Frame 1 (no input): blank canvas, image omitted
Frame 60 (no input): blank canvas, image omitted
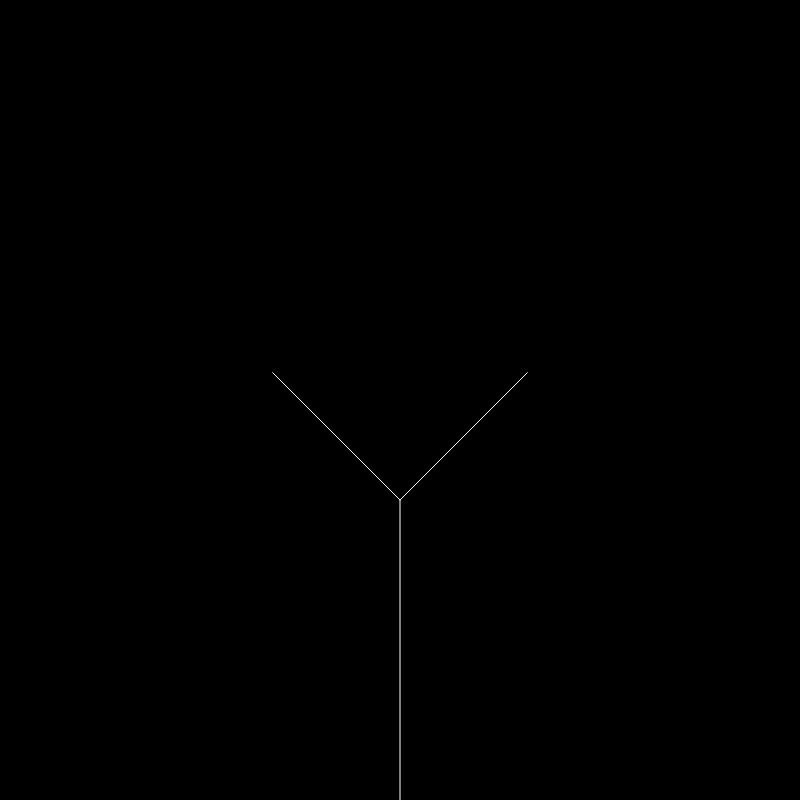
Frame 120 (the mouse pressed at the canvas centre since frame 60)

The p5.js sketch whose frames 1 and 60 were blank and that drew this single picture after the mouse press (run headless with seeded random() and noise() and a simulated clock; from frame 60 on, the mouse is pressed at the canvas centre):

// p5.js sketch
// ── sketch.js
var tree = [];


function setup(){
  createCanvas(800,800);
  var a = createVector(width/2, height);
  var b = createVector(width/2, height - 300);
  root = new Branch(a,b);

  tree[0] = root;
 


}

function mousePressed(){
  for(var i = tree.length-1; i >= 0; i--) {
    if (!tree[i].finished){
      tree.push(tree[i].branchA()); 
      tree.push(tree[i].branchB());//here push adds sonmething to the array 
    }
    tree[i].finished = true;
  }



  //tree[1] = root.branchA();
 //tree[2] = root.branchB();
}



function draw( ){
  background(0);

  for(var i = 0; i < tree.length; i++){

  tree[i].show();
  //tree[i].jitter();

}
}
// ── branch.js
function Branch(begin, end) {
    this.begin = begin;
    this.end = end;
    this.finished = false;

   /* this.jitter = function(){
        this.end.x += noise(-1,1);
        this.end.y += random(-1,1);
    }
*/

    this.show = function() {
        stroke(255);
        line(this.begin.x, this.begin.y, this.end.x, this.end.y);
    }

this.branchA = function(){
    var dir = p5.Vector.sub(this.end, this.begin);
    //vector that points from bottom to top of the branch
    dir.rotate(PI/4);
    dir.mult(0.6); // makes branches smaller
    var newEnd = p5.Vector.add(this.end, dir);
    var r = new Branch(this.end, newEnd);
    return r;
}

this.branchB = function(){
    var dir = p5.Vector.sub(this.end, this.begin);
    //vector that points from bottom to top of the branch
    dir.rotate(-PI/4);
    dir.mult(0.6); // makes branches smaller
    var newEnd = p5.Vector.add(this.end, dir);
    var l = new Branch(this.end, newEnd);
    return l;
}

}
